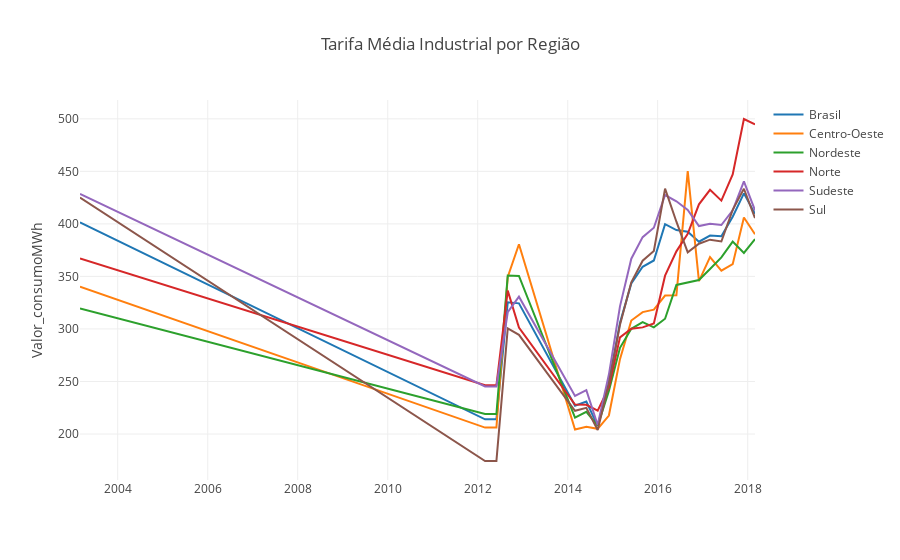

Write notebook code for a chart like this one.
### Code cell
temp_df = tarifaMedia_df[tarifaMedia_df['nomClasseConsumo'] == 'Industrial'].sort_values(['anoReferencia','mesReferencia'])

data = []

for regiao in np.unique(tarifaMedia_df['nomRegiao']):
    temp_df2 = temp_df[(temp_df['anoReferencia'] !=2013) & (temp_df['nomRegiao'] == regiao)]
    trace = go.Scatter(x = temp_df2['anoReferencia'].astype('str')+'-'+temp_df2['mesReferencia'].astype('str'),
                       y = temp_df2['vlrConsumoMWh'], name = regiao)
    data.append(trace)

layout = go.Layout(title = 'Tarifa Média Industrial por Região',
                   xaxis = dict(type = 'date'),
                   yaxis = dict(title = 'Valor_consumoMWh'))
fig = go.Figure(data = data,layout=layout)
pyo.iplot(fig, config=dict(showLink = False))

### Figure 1 — Plotly figure (JSON) as saved in the notebook; plotly's stock layout.template omitted (floating-point values rounded to 4 significant figures)
{"data": [{"y": [401.5, 213.9, 213.9, 325.4, 324.4, 226.9, 230.9, 207.7, 248.6, 305.8, 343.2, 359.1, 365.2, 399.8, 394.2, 392.6, 383.1, 388.9, 388.2, 406.8, 429.0, 409.6], "x": ["2003-3", "2012-3", "2012-6", "2012-9", "2012-12", "2014-3", "2014-6", "2014-9", "2014-12", "2015-3", "2015-6", "2015-9", "2015-12", "2016-3", "2016-6", "2016-9", "2016-12", "2017-3", "2017-6", "2017-9", "2017-12", "2018-3"], "type": "scatter", "name": "Brasil", "uid": "bb6fabdc-9c0f-45fa-b307-1ba92fd2b549"}, {"y": [340.3, 206.1, 206.1, 349.6, 380.6, 204.2, 207.0, 204.9, 217.6, 271.3, 308.0, 316.1, 318.4, 331.8, 332.0, 450.2, 345.5, 368.5, 355.5, 361.6, 406.1, 390.1], "x": ["2003-3", "2012-3", "2012-6", "2012-9", "2012-12", "2014-3", "2014-6", "2014-9", "2014-12", "2015-3", "2015-6", "2015-9", "2015-12", "2016-3", "2016-6", "2016-9", "2016-12", "2017-3", "2017-6", "2017-9", "2017-12", "2018-3"], "type": "scatter", "name": "Centro-Oeste", "uid": "dc31abab-7b5c-4e7e-b750-ea9c389169a7"}, {"y": [319.6, 219.0, 219.0, 350.8, 350.5, 215.6, 221.2, 207.9, 241.1, 282.1, 300.1, 306.5, 301.6, 309.7, 341.9, 344.5, 346.6, 357.1, 368.1, 383.2, 372.4, 385.6], "x": ["2003-3", "2012-3", "2012-6", "2012-9", "2012-12", "2014-3", "2014-6", "2014-9", "2014-12", "2015-3", "2015-6", "2015-9", "2015-12", "2016-3", "2016-6", "2016-9", "2016-12", "2017-3", "2017-6", "2017-9", "2017-12", "2018-3"], "type": "scatter", "name": "Nordeste", "uid": "c6bc56b8-f9c3-482b-8192-21ffdcec35e1"}, {"y": [367.1, 246.4, 246.4, 336.5, 301.3, 228.1, 227.8, 222.2, 244.4, 292.0, 300.1, 301.5, 305.1, 350.7, 373.9, 390.5, 418.6, 432.4, 422.2, 447, 499.9, 494.7], "x": ["2003-3", "2012-3", "2012-6", "2012-9", "2012-12", "2014-3", "2014-6", "2014-9", "2014-12", "2015-3", "2015-6", "2015-9", "2015-12", "2016-3", "2016-6", "2016-9", "2016-12", "2017-3", "2017-6", "2017-9", "2017-12", "2018-3"], "type": "scatter", "name": "Norte", "uid": "e23ff7b6-7d54-44ec-b8f4-6f55dbc06f7a"}, {"y": [428.5, 245.3, 245.3, 315.9, 330.7, 236.2, 241.8, 208.6, 256.6, 321.5, 366.9, 387.4, 396.3, 427.5, 421.5, 413.3, 397.9, 400.1, 398.9, 412.9, 440.5, 412.9], "x": ["2003-3", "2012-3", "2012-6", "2012-9", "2012-12", "2014-3", "2014-6", "2014-9", "2014-12", "2015-3", "2015-6", "2015-9", "2015-12", "2016-3", "2016-6", "2016-9", "2016-12", "2017-3", "2017-6", "2017-9", "2017-12", "2018-3"], "type": "scatter", "name": "Sudeste", "uid": "358322c3-5e6f-4faa-9380-37193e85e9fb"}, {"y": [425.0, 174.3, 174.3, 300.5, 294.4, 222.2, 224.9, 203.8, 248.1, 304, 344.4, 365.0, 374.3, 433.6, 402.1, 372.9, 381.1, 385, 383.2, 413.4, 433.5, 405.5], "x": ["2003-3", "2012-3", "2012-6", "2012-9", "2012-12", "2014-3", "2014-6", "2014-9", "2014-12", "2015-3", "2015-6", "2015-9", "2015-12", "2016-3", "2016-6", "2016-9", "2016-12", "2017-3", "2017-6", "2017-9", "2017-12", "2018-3"], "type": "scatter", "name": "Sul", "uid": "dcd88255-be5c-4695-88ea-6d704b3c8ed3"}], "layout": {"yaxis": {"title": {"text": "Valor_consumoMWh"}}, "xaxis": {"type": "date"}, "title": {"text": "Tarifa Média Industrial por Região"}}}
